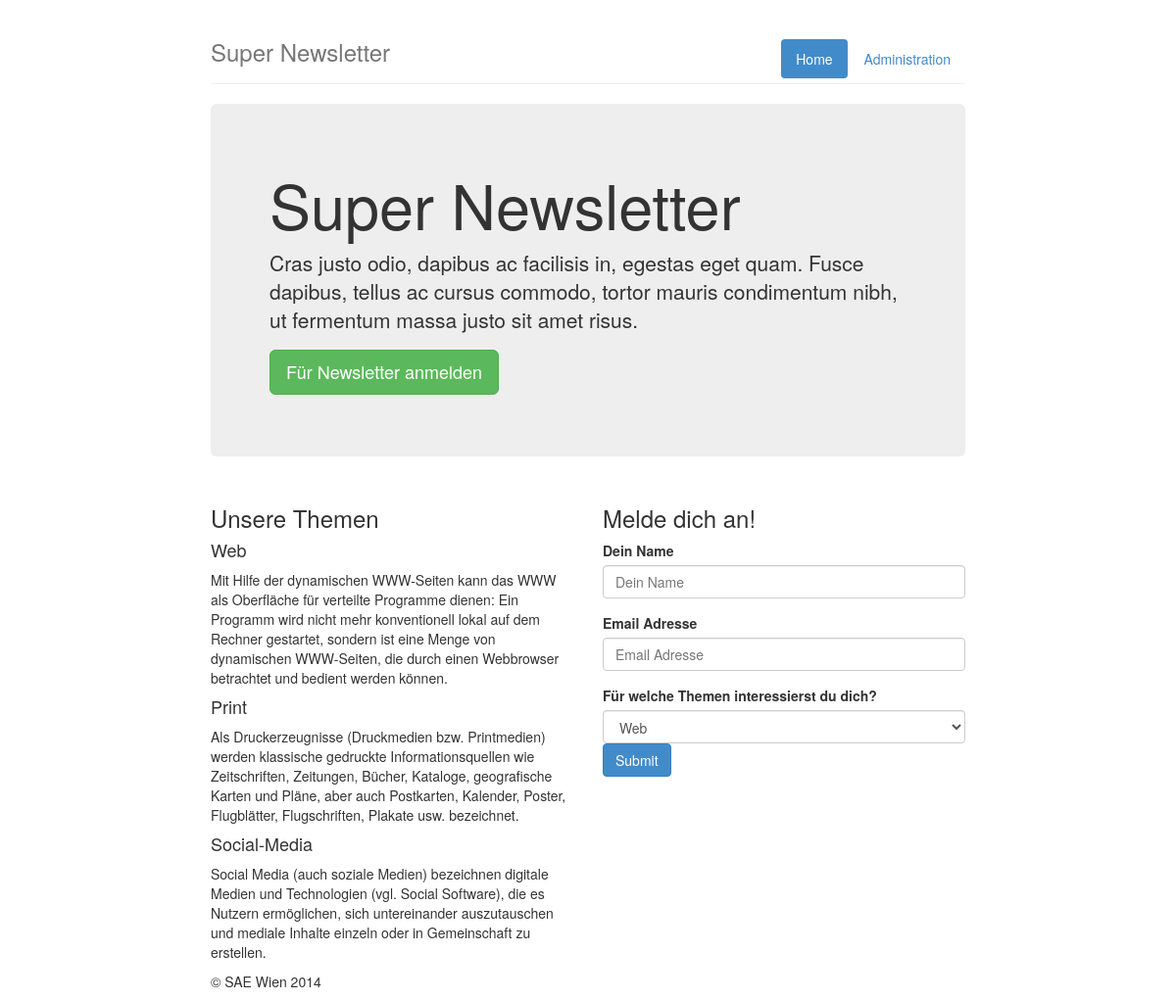
The page / on the database its author committed.
### tables this page shows
CREATE TABLE IF NOT EXISTS `newsletter_categories` (
  `id` int(10) unsigned NOT NULL AUTO_INCREMENT,
  `title` varchar(50) NOT NULL,
  `description` text NOT NULL,
  PRIMARY KEY (`id`)
);

### index.php (the view, shortened to what this page needs)
<?php
require_once 'dbconnect.php';
?>
<!DOCTYPE html>
<html lang="en">
<head>
    <link href="css/bootstrap.min.css" rel="stylesheet">
</head>
<body>
<div class="container col-md-8 col-md-offset-2">
    <header class="page-header">
        <ul class="nav nav-pills pull-right">
            <li class="active"><a href="#">Home</a></li>
            <li><a href="backend">Administration</a></li>
        </ul>
        <h3 class="text-muted">Super Newsletter</h3>
    </header>
    <section class="jumbotron">
        <h1>Super Newsletter</h1>
        <p class="lead">Cras justo odio, dapibus ac facilisis in, egestas eget quam. Fusce dapibus, tellus ac cursus
                        commodo, tortor mauris condimentum nibh, ut fermentum massa justo sit amet risus.</p>
        <p><a class="btn btn-lg btn-success" href="#form" role="button">Für Newsletter anmelden</a></p>
    </section>
    <section class="row marketing">
        <div class="col-lg-6">
            <h3>Unsere Themen</h3>
            <?php
            $query = 'SELECT title, description FROM newsletter_categories';
            $result = mysqli_query($link, $query);
            $categories = mysqli_fetch_all($result, MYSQLI_ASSOC);
            foreach ($categories as $category): ?>
                <h4><?php echo $category['title'];?></h4>
                <p><?php echo $category['description'];?></p>
            <?php endforeach; ?>
        </div>
        <div class="col-lg-6" id="form">
            <?php
            if (isset($_SESSION['has_abo']) && $_SESSION['has_abo'] === true) {
                require_once 'content/thank_you.php';
            } else {
                require_once 'content/newsletter_form.php';
            }
            ?>
        </div>
    </section>
    <footer class="footer">
        <p>&copy; SAE Wien 2014</p>
    </footer>
</div>
</body>
</html>

### rows shown on the page
newsletter_categories: title "Web", description "Mit Hilfe der dynamischen WWW-Seiten kann das WWW als Oberfläche für verteilte Programme dienen: Ein Programm wird nicht mehr konventionell lokal auf dem Rechner gestartet, sondern ist eine Menge von dynamischen WWW-Seiten, die durch einen Webbrowser betrachtet und bedient werden können."
newsletter_categories: title "Print", description "Als Druckerzeugnisse (Druckmedien bzw. Printmedien) werden klassische gedruckte Informationsquellen wie Zeitschriften, Zeitungen, Bücher, Kataloge, geografische Karten und Pläne, aber auch Postkarten, Kalender, Poster, Flugblätter, Flugschriften, Plakate usw. bezeichnet."
newsletter_categories: title "Social-Media", description "Social Media (auch soziale Medien) bezeichnen digitale Medien und Technologien (vgl. Social Software), die es Nutzern ermöglichen, sich untereinander auszutauschen und mediale Inhalte einzeln oder in Gemeinschaft zu erstellen."

### other values the page prints
form field newsletter_category "Web"
